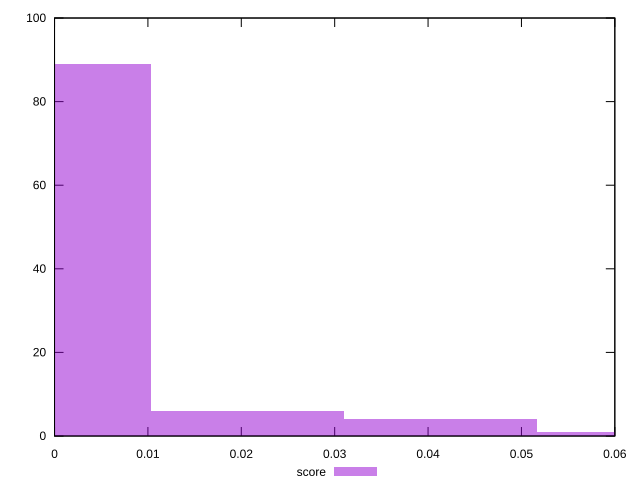

Generate this figure with gnuplot:
reset

$score <<EOF
0 89
0.04134627371711066 4
0.02067313685855533 6
0.062019410575665984 1
EOF

set key outside below
set boxwidth 0.02067313685855533
set xrange [0:0.06]
set yrange [0:100]
set trange [0:100]
set style fill transparent solid 0.5 noborder
set terminal svg size 640, 490 enhanced background rgb 'white'
set output "reports/report_00027_2021-02-24T12-40-31.850Z/uses-text-compression/samples/music/score/histogram.svg"

plot $score title "score" with boxes

reset
